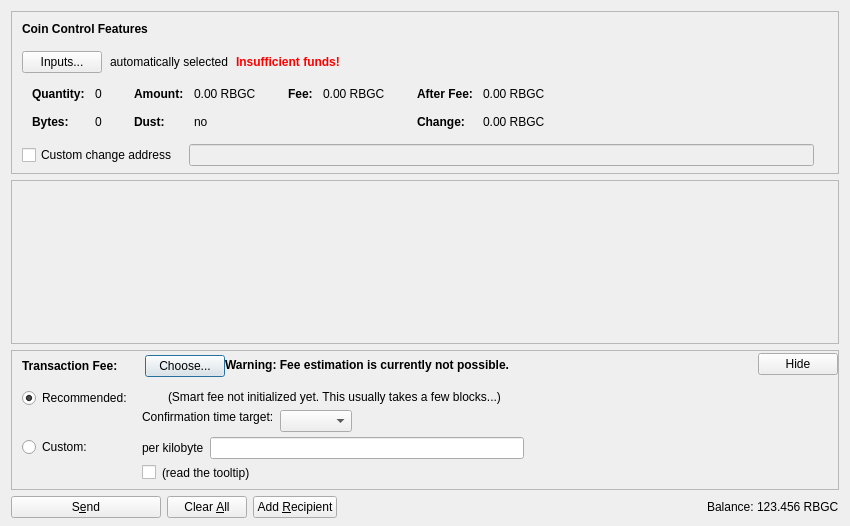
<?xml version="1.0" encoding="UTF-8"?>
<ui version="4.0">
 <class>SendCoinsDialog</class>
 <widget class="QDialog" name="SendCoinsDialog">
  <property name="geometry">
   <rect>
    <x>0</x>
    <y>0</y>
    <width>850</width>
    <height>526</height>
   </rect>
  </property>
  <property name="windowTitle">
   <string>Send Coins</string>
  </property>
  <layout class="QVBoxLayout" name="verticalLayout" stretch="0,1,0,0">
   <property name="bottomMargin">
    <number>8</number>
   </property>
   <item>
    <widget class="QFrame" name="frameCoinControl">
     <property name="sizePolicy">
      <sizepolicy hsizetype="Expanding" vsizetype="Expanding">
       <horstretch>0</horstretch>
       <verstretch>0</verstretch>
      </sizepolicy>
     </property>
     <property name="maximumSize">
      <size>
       <width>16777215</width>
       <height>16777215</height>
      </size>
     </property>
     <property name="frameShape">
      <enum>QFrame::StyledPanel</enum>
     </property>
     <property name="frameShadow">
      <enum>QFrame::Sunken</enum>
     </property>
     <layout class="QVBoxLayout" name="verticalLayoutCoinControl2">
      <property name="spacing">
       <number>0</number>
      </property>
      <property name="leftMargin">
       <number>0</number>
      </property>
      <property name="topMargin">
       <number>0</number>
      </property>
      <property name="rightMargin">
       <number>0</number>
      </property>
      <property name="bottomMargin">
       <number>6</number>
      </property>
      <item>
       <layout class="QVBoxLayout" name="verticalLayoutCoinControl" stretch="0,0,0,0,1">
        <property name="spacing">
         <number>0</number>
        </property>
        <property name="leftMargin">
         <number>10</number>
        </property>
        <property name="topMargin">
         <number>10</number>
        </property>
        <item>
         <layout class="QHBoxLayout" name="horizontalLayoutCoinControl1">
          <property name="bottomMargin">
           <number>15</number>
          </property>
          <item>
           <widget class="QLabel" name="labelCoinControlFeatures">
            <property name="sizePolicy">
             <sizepolicy hsizetype="Preferred" vsizetype="Maximum">
              <horstretch>0</horstretch>
              <verstretch>0</verstretch>
             </sizepolicy>
            </property>
            <property name="font">
             <font>
              <weight>75</weight>
              <bold>true</bold>
             </font>
            </property>
            <property name="styleSheet">
             <string notr="true">font-weight:bold;</string>
            </property>
            <property name="text">
             <string>Coin Control Features</string>
            </property>
           </widget>
          </item>
         </layout>
        </item>
        <item>
         <layout class="QHBoxLayout" name="horizontalLayoutCoinControl2" stretch="0,0,0,0">
          <property name="spacing">
           <number>8</number>
          </property>
          <property name="bottomMargin">
           <number>10</number>
          </property>
          <item>
           <widget class="QPushButton" name="pushButtonCoinControl">
            <property name="styleSheet">
             <string notr="true"/>
            </property>
            <property name="text">
             <string>Inputs...</string>
            </property>
            <property name="autoDefault">
             <bool>false</bool>
            </property>
           </widget>
          </item>
          <item>
           <widget class="QLabel" name="labelCoinControlAutomaticallySelected">
            <property name="text">
             <string>automatically selected</string>
            </property>
            <property name="margin">
             <number>5</number>
            </property>
           </widget>
          </item>
          <item>
           <widget class="QLabel" name="labelCoinControlInsuffFunds">
            <property name="font">
             <font>
              <weight>75</weight>
              <bold>true</bold>
             </font>
            </property>
            <property name="styleSheet">
             <string notr="true">color:red;font-weight:bold;</string>
            </property>
            <property name="text">
             <string>Insufficient funds!</string>
            </property>
            <property name="margin">
             <number>5</number>
            </property>
           </widget>
          </item>
          <item>
           <spacer name="horizontalSpacerCoinControl">
            <property name="orientation">
             <enum>Qt::Horizontal</enum>
            </property>
            <property name="sizeHint" stdset="0">
             <size>
              <width>40</width>
              <height>1</height>
             </size>
            </property>
           </spacer>
          </item>
         </layout>
        </item>
        <item>
         <widget class="QWidget" name="widgetCoinControl" native="true">
          <property name="sizePolicy">
           <sizepolicy hsizetype="Preferred" vsizetype="Preferred">
            <horstretch>0</horstretch>
            <verstretch>0</verstretch>
           </sizepolicy>
          </property>
          <property name="minimumSize">
           <size>
            <width>0</width>
            <height>0</height>
           </size>
          </property>
          <property name="styleSheet">
           <string notr="true"/>
          </property>
          <layout class="QHBoxLayout" name="horizontalLayoutCoinControl5">
           <property name="leftMargin">
            <number>0</number>
           </property>
           <property name="topMargin">
            <number>0</number>
           </property>
           <property name="rightMargin">
            <number>0</number>
           </property>
           <property name="bottomMargin">
            <number>0</number>
           </property>
           <item>
            <layout class="QHBoxLayout" name="horizontalLayoutCoinControl3" stretch="0,0,0,1">
             <property name="spacing">
              <number>20</number>
             </property>
             <property name="topMargin">
              <number>0</number>
             </property>
             <property name="bottomMargin">
              <number>10</number>
             </property>
             <item>
              <layout class="QFormLayout" name="formLayoutCoinControl1">
               <property name="horizontalSpacing">
                <number>10</number>
               </property>
               <property name="verticalSpacing">
                <number>14</number>
               </property>
               <property name="leftMargin">
                <number>10</number>
               </property>
               <property name="topMargin">
                <number>4</number>
               </property>
               <property name="rightMargin">
                <number>6</number>
               </property>
               <item row="0" column="0">
                <widget class="QLabel" name="labelCoinControlQuantityText">
                 <property name="font">
                  <font>
                   <weight>75</weight>
                   <bold>true</bold>
                  </font>
                 </property>
                 <property name="text">
                  <string>Quantity:</string>
                 </property>
                 <property name="margin">
                  <number>0</number>
                 </property>
                </widget>
               </item>
               <item row="0" column="1">
                <widget class="QLabel" name="labelCoinControlQuantity">
                 <property name="cursor">
                  <cursorShape>IBeamCursor</cursorShape>
                 </property>
                 <property name="contextMenuPolicy">
                  <enum>Qt::ActionsContextMenu</enum>
                 </property>
                 <property name="text">
                  <string notr="true">0</string>
                 </property>
                 <property name="margin">
                  <number>0</number>
                 </property>
                 <property name="textInteractionFlags">
                  <set>Qt::LinksAccessibleByMouse|Qt::TextSelectableByKeyboard|Qt::TextSelectableByMouse</set>
                 </property>
                </widget>
               </item>
               <item row="1" column="0">
                <widget class="QLabel" name="labelCoinControlBytesText">
                 <property name="font">
                  <font>
                   <weight>75</weight>
                   <bold>true</bold>
                  </font>
                 </property>
                 <property name="text">
                  <string>Bytes:</string>
                 </property>
                </widget>
               </item>
               <item row="1" column="1">
                <widget class="QLabel" name="labelCoinControlBytes">
                 <property name="cursor">
                  <cursorShape>IBeamCursor</cursorShape>
                 </property>
                 <property name="contextMenuPolicy">
                  <enum>Qt::ActionsContextMenu</enum>
                 </property>
                 <property name="text">
                  <string notr="true">0</string>
                 </property>
                 <property name="textInteractionFlags">
                  <set>Qt::LinksAccessibleByMouse|Qt::TextSelectableByKeyboard|Qt::TextSelectableByMouse</set>
                 </property>
                </widget>
               </item>
              </layout>
             </item>
             <item>
              <layout class="QFormLayout" name="formLayoutCoinControl2">
               <property name="horizontalSpacing">
                <number>10</number>
               </property>
               <property name="verticalSpacing">
                <number>14</number>
               </property>
               <property name="leftMargin">
                <number>6</number>
               </property>
               <property name="topMargin">
                <number>4</number>
               </property>
               <property name="rightMargin">
                <number>6</number>
               </property>
               <item row="0" column="0">
                <widget class="QLabel" name="labelCoinControlAmountText">
                 <property name="font">
                  <font>
                   <weight>75</weight>
                   <bold>true</bold>
                  </font>
                 </property>
                 <property name="text">
                  <string>Amount:</string>
                 </property>
                 <property name="margin">
                  <number>0</number>
                 </property>
                </widget>
               </item>
               <item row="0" column="1">
                <widget class="QLabel" name="labelCoinControlAmount">
                 <property name="cursor">
                  <cursorShape>IBeamCursor</cursorShape>
                 </property>
                 <property name="contextMenuPolicy">
                  <enum>Qt::ActionsContextMenu</enum>
                 </property>
                 <property name="text">
                  <string notr="true">0.00 RBGC</string>
                 </property>
                 <property name="textInteractionFlags">
                  <set>Qt::LinksAccessibleByMouse|Qt::TextSelectableByKeyboard|Qt::TextSelectableByMouse</set>
                 </property>
                </widget>
               </item>
               <item row="1" column="0">
                <widget class="QLabel" name="labelCoinControlLowOutputText">
                 <property name="font">
                  <font>
                   <weight>75</weight>
                   <bold>true</bold>
                  </font>
                 </property>
                 <property name="text">
                  <string>Dust:</string>
                 </property>
                </widget>
               </item>
               <item row="1" column="1">
                <widget class="QLabel" name="labelCoinControlLowOutput">
                 <property name="cursor">
                  <cursorShape>IBeamCursor</cursorShape>
                 </property>
                 <property name="contextMenuPolicy">
                  <enum>Qt::ActionsContextMenu</enum>
                 </property>
                 <property name="text">
                  <string notr="true">no</string>
                 </property>
                 <property name="textInteractionFlags">
                  <set>Qt::LinksAccessibleByMouse|Qt::TextSelectableByKeyboard|Qt::TextSelectableByMouse</set>
                 </property>
                </widget>
               </item>
              </layout>
             </item>
             <item>
              <layout class="QFormLayout" name="formLayoutCoinControl3">
               <property name="horizontalSpacing">
                <number>10</number>
               </property>
               <property name="verticalSpacing">
                <number>14</number>
               </property>
               <property name="leftMargin">
                <number>6</number>
               </property>
               <property name="topMargin">
                <number>4</number>
               </property>
               <property name="rightMargin">
                <number>6</number>
               </property>
               <item row="0" column="0">
                <widget class="QLabel" name="labelCoinControlFeeText">
                 <property name="font">
                  <font>
                   <weight>75</weight>
                   <bold>true</bold>
                  </font>
                 </property>
                 <property name="text">
                  <string>Fee:</string>
                 </property>
                 <property name="margin">
                  <number>0</number>
                 </property>
                </widget>
               </item>
               <item row="0" column="1">
                <widget class="QLabel" name="labelCoinControlFee">
                 <property name="cursor">
                  <cursorShape>IBeamCursor</cursorShape>
                 </property>
                 <property name="contextMenuPolicy">
                  <enum>Qt::ActionsContextMenu</enum>
                 </property>
                 <property name="text">
                  <string notr="true">0.00 RBGC</string>
                 </property>
                 <property name="textInteractionFlags">
                  <set>Qt::LinksAccessibleByMouse|Qt::TextSelectableByKeyboard|Qt::TextSelectableByMouse</set>
                 </property>
                </widget>
               </item>
              </layout>
             </item>
             <item>
              <layout class="QFormLayout" name="formLayoutCoinControl4">
               <property name="horizontalSpacing">
                <number>10</number>
               </property>
               <property name="verticalSpacing">
                <number>14</number>
               </property>
               <property name="leftMargin">
                <number>6</number>
               </property>
               <property name="topMargin">
                <number>4</number>
               </property>
               <property name="rightMargin">
                <number>6</number>
               </property>
               <item row="0" column="0">
                <widget class="QLabel" name="labelCoinControlAfterFeeText">
                 <property name="font">
                  <font>
                   <weight>75</weight>
                   <bold>true</bold>
                  </font>
                 </property>
                 <property name="text">
                  <string>After Fee:</string>
                 </property>
                 <property name="margin">
                  <number>0</number>
                 </property>
                </widget>
               </item>
               <item row="0" column="1">
                <widget class="QLabel" name="labelCoinControlAfterFee">
                 <property name="cursor">
                  <cursorShape>IBeamCursor</cursorShape>
                 </property>
                 <property name="contextMenuPolicy">
                  <enum>Qt::ActionsContextMenu</enum>
                 </property>
                 <property name="text">
                  <string notr="true">0.00 RBGC</string>
                 </property>
                 <property name="textInteractionFlags">
                  <set>Qt::LinksAccessibleByMouse|Qt::TextSelectableByKeyboard|Qt::TextSelectableByMouse</set>
                 </property>
                </widget>
               </item>
               <item row="1" column="0">
                <widget class="QLabel" name="labelCoinControlChangeText">
                 <property name="font">
                  <font>
                   <weight>75</weight>
                   <bold>true</bold>
                  </font>
                 </property>
                 <property name="text">
                  <string>Change:</string>
                 </property>
                </widget>
               </item>
               <item row="1" column="1">
                <widget class="QLabel" name="labelCoinControlChange">
                 <property name="cursor">
                  <cursorShape>IBeamCursor</cursorShape>
                 </property>
                 <property name="contextMenuPolicy">
                  <enum>Qt::ActionsContextMenu</enum>
                 </property>
                 <property name="text">
                  <string notr="true">0.00 RBGC</string>
                 </property>
                 <property name="textInteractionFlags">
                  <set>Qt::LinksAccessibleByMouse|Qt::TextSelectableByKeyboard|Qt::TextSelectableByMouse</set>
                 </property>
                </widget>
               </item>
              </layout>
             </item>
            </layout>
           </item>
          </layout>
         </widget>
        </item>
        <item>
         <layout class="QHBoxLayout" name="horizontalLayoutCoinControl4" stretch="0,0,0">
          <property name="spacing">
           <number>12</number>
          </property>
          <property name="sizeConstraint">
           <enum>QLayout::SetDefaultConstraint</enum>
          </property>
          <property name="topMargin">
           <number>5</number>
          </property>
          <property name="rightMargin">
           <number>5</number>
          </property>
          <item>
           <widget class="QCheckBox" name="checkBoxCoinControlChange">
            <property name="toolTip">
             <string>If this is activated, but the change address is empty or invalid, change will be sent to a newly generated address.</string>
            </property>
            <property name="text">
             <string>Custom change address</string>
            </property>
           </widget>
          </item>
          <item>
           <widget class="QValidatedLineEdit" name="lineEditCoinControlChange">
            <property name="enabled">
             <bool>false</bool>
            </property>
            <property name="sizePolicy">
             <sizepolicy hsizetype="Expanding" vsizetype="Fixed">
              <horstretch>0</horstretch>
              <verstretch>0</verstretch>
             </sizepolicy>
            </property>
           </widget>
          </item>
          <item>
           <widget class="QLabel" name="labelCoinControlChangeLabel">
            <property name="sizePolicy">
             <sizepolicy hsizetype="Preferred" vsizetype="Expanding">
              <horstretch>0</horstretch>
              <verstretch>0</verstretch>
             </sizepolicy>
            </property>
            <property name="minimumSize">
             <size>
              <width>0</width>
              <height>0</height>
             </size>
            </property>
            <property name="text">
             <string/>
            </property>
            <property name="margin">
             <number>3</number>
            </property>
           </widget>
          </item>
         </layout>
        </item>
        <item>
         <spacer name="verticalSpacerCoinControl">
          <property name="orientation">
           <enum>Qt::Vertical</enum>
          </property>
          <property name="sizeHint" stdset="0">
           <size>
            <width>800</width>
            <height>1</height>
           </size>
          </property>
         </spacer>
        </item>
       </layout>
      </item>
     </layout>
    </widget>
   </item>
   <item>
    <widget class="QScrollArea" name="scrollArea">
     <property name="widgetResizable">
      <bool>true</bool>
     </property>
     <widget class="QWidget" name="scrollAreaWidgetContents">
      <property name="geometry">
       <rect>
        <x>0</x>
        <y>0</y>
        <width>830</width>
        <height>104</height>
       </rect>
      </property>
      <layout class="QVBoxLayout" name="verticalLayout_2" stretch="0,1">
       <property name="leftMargin">
        <number>0</number>
       </property>
       <property name="topMargin">
        <number>0</number>
       </property>
       <property name="rightMargin">
        <number>0</number>
       </property>
       <property name="bottomMargin">
        <number>0</number>
       </property>
       <item>
        <layout class="QVBoxLayout" name="entries">
         <property name="spacing">
          <number>6</number>
         </property>
        </layout>
       </item>
       <item>
        <spacer name="verticalSpacer">
         <property name="orientation">
          <enum>Qt::Vertical</enum>
         </property>
         <property name="sizeHint" stdset="0">
          <size>
           <width>20</width>
           <height>40</height>
          </size>
         </property>
        </spacer>
       </item>
      </layout>
     </widget>
    </widget>
   </item>
   <item>
    <widget class="QFrame" name="frameFee">
     <property name="sizePolicy">
      <sizepolicy hsizetype="Expanding" vsizetype="Expanding">
       <horstretch>0</horstretch>
       <verstretch>0</verstretch>
      </sizepolicy>
     </property>
     <property name="maximumSize">
      <size>
       <width>16777215</width>
       <height>16777215</height>
      </size>
     </property>
     <property name="frameShape">
      <enum>QFrame::StyledPanel</enum>
     </property>
     <property name="frameShadow">
      <enum>QFrame::Sunken</enum>
     </property>
     <layout class="QVBoxLayout" name="verticalLayoutFee1">
      <property name="spacing">
       <number>0</number>
      </property>
      <property name="leftMargin">
       <number>0</number>
      </property>
      <property name="topMargin">
       <number>0</number>
      </property>
      <property name="rightMargin">
       <number>0</number>
      </property>
      <property name="bottomMargin">
       <number>0</number>
      </property>
      <item>
       <layout class="QVBoxLayout" name="verticalLayoutFee2" stretch="0,0,0">
        <property name="spacing">
         <number>0</number>
        </property>
        <property name="leftMargin">
         <number>10</number>
        </property>
        <property name="topMargin">
         <number>0</number>
        </property>
        <item>
         <layout class="QHBoxLayout" name="horizontalLayoutFee1">
          <property name="bottomMargin">
           <number>0</number>
          </property>
          <item>
           <layout class="QVBoxLayout" name="verticalLayoutFee7">
            <property name="spacing">
             <number>0</number>
            </property>
            <item>
             <spacer name="verticalSpacerSmartFee">
              <property name="orientation">
               <enum>Qt::Vertical</enum>
              </property>
              <property name="sizeType">
               <enum>QSizePolicy::Fixed</enum>
              </property>
              <property name="sizeHint" stdset="0">
               <size>
                <width>1</width>
                <height>4</height>
               </size>
              </property>
             </spacer>
            </item>
            <item>
             <layout class="QHBoxLayout" name="horizontalLayoutSmartFee">
              <property name="spacing">
               <number>10</number>
              </property>
              <item>
               <widget class="QLabel" name="labelFeeHeadline">
                <property name="sizePolicy">
                 <sizepolicy hsizetype="Preferred" vsizetype="Maximum">
                  <horstretch>0</horstretch>
                  <verstretch>0</verstretch>
                 </sizepolicy>
                </property>
                <property name="font">
                 <font>
                  <weight>75</weight>
                  <bold>true</bold>
                 </font>
                </property>
                <property name="styleSheet">
                 <string notr="true">font-weight:bold;</string>
                </property>
                <property name="text">
                 <string>Transaction Fee:</string>
                </property>
               </widget>
              </item>
              <item>
               <widget class="QLabel" name="labelFeeMinimized">
                <property name="text">
                 <string/>
                </property>
               </widget>
              </item>
              <item>
               <widget class="QPushButton" name="buttonChooseFee">
                <property name="text">
                 <string>Choose...</string>
                </property>
               </widget>
              </item>
             </layout>
            </item>
            <item>
             <spacer name="verticalSpacer_5">
              <property name="orientation">
               <enum>Qt::Vertical</enum>
              </property>
              <property name="sizeHint" stdset="0">
               <size>
                <width>1</width>
                <height>1</height>
               </size>
              </property>
             </spacer>
            </item>
           </layout>
          </item>
          <item>
           <widget class="QLabel" name="fallbackFeeWarningLabel">
            <property name="toolTip">
             <string>Using the fallbackfee can result in sending a transaction that will take several hours or days (or never) to confirm. Consider choosing your fee manually or wait until you have validated the complete chain.</string>
            </property>
            <property name="font">
            <font>
                <weight>75</weight>
                <bold>true</bold>
            </font>
            </property>
            <property name="text">
             <string>Warning: Fee estimation is currently not possible.</string>
            </property>
            <property name="wordWrap">
             <bool>false</bool>
            </property>
           </widget>
          </item>
          <item>
           <spacer name="horizontalSpacer_4">
            <property name="orientation">
             <enum>Qt::Horizontal</enum>
            </property>
            <property name="sizeType">
             <enum>QSizePolicy::MinimumExpanding</enum>
            </property>
            <property name="sizeHint" stdset="0">
             <size>
              <width>40</width>
              <height>20</height>
             </size>
            </property>
           </spacer>
          </item>
          <item>
           <widget class="QPushButton" name="buttonMinimizeFee">
            <property name="toolTip">
             <string>collapse fee-settings</string>
            </property>
            <property name="text">
             <string>Hide</string>
            </property>
           </widget>
          </item>
         </layout>
        </item>
        <item>
         <widget class="QFrame" name="frameFeeSelection">
          <layout class="QVBoxLayout" name="verticalLayoutFee12">
           <property name="spacing">
            <number>0</number>
           </property>
           <property name="leftMargin">
            <number>0</number>
           </property>
           <property name="topMargin">
            <number>0</number>
           </property>
           <property name="rightMargin">
            <number>0</number>
           </property>
           <property name="bottomMargin">
            <number>0</number>
           </property>
           <item>
            <layout class="QGridLayout" name="gridLayoutFee">
             <property name="topMargin">
              <number>10</number>
             </property>
             <property name="bottomMargin">
              <number>4</number>
             </property>
             <property name="horizontalSpacing">
              <number>10</number>
             </property>
             <property name="verticalSpacing">
              <number>4</number>
             </property>
             <item row="1" column="1">
              <layout class="QVBoxLayout" name="verticalLayoutFee8">
               <property name="spacing">
                <number>6</number>
               </property>
               <item>
                <layout class="QHBoxLayout" name="horizontalLayoutFee13">
                 <item>
                  <widget class="QLabel" name="labelCustomPerKilobyte">
                   <property name="toolTip">
                    <string>If the custom fee is set to 1000 satoshis and the transaction is only 250 bytes, then &quot;per kilobyte&quot; only pays 250 satoshis in fee, while &quot;total at least&quot; pays 1000 satoshis. For transactions bigger than a kilobyte both pay by kilobyte.</string>
                   </property>
                   <property name="text">
                    <string>per kilobyte</string>
                   </property>
                  </widget>
                 </item>
                 <item>
                  <widget class="BitcoinAmountField" name="customFee"/>
                 </item>
                 <item>
                  <spacer name="horizontalSpacer_6">
                   <property name="orientation">
                    <enum>Qt::Horizontal</enum>
                   </property>
                   <property name="sizeHint" stdset="0">
                    <size>
                     <width>1</width>
                     <height>1</height>
                    </size>
                   </property>
                  </spacer>
                 </item>
                </layout>
               </item>
               <item>
                <layout class="QHBoxLayout" name="horizontalLayoutFee8">
                 <item>
                  <widget class="QCheckBox" name="checkBoxMinimumFee">
                   <property name="toolTip">
                    <string>Paying only the minimum fee is just fine as long as there is less transaction volume than space in the blocks. But be aware that this can end up in a never confirming transaction once there is more demand for rbglobalcoin transactions than the network can process.</string>
                   </property>
                   <property name="text">
                    <string/>
                   </property>
                  </widget>
                 </item>
                 <item>
                  <widget class="QLabel" name="labelMinFeeWarning">
                   <property name="enabled">
                    <bool>true</bool>
                   </property>
                   <property name="toolTip">
                    <string>Paying only the minimum fee is just fine as long as there is less transaction volume than space in the blocks. But be aware that this can end up in a never confirming transaction once there is more demand for rbglobalcoin transactions than the network can process.</string>
                   </property>
                   <property name="text">
                    <string>(read the tooltip)</string>
                   </property>
                   <property name="margin">
                    <number>5</number>
                   </property>
                  </widget>
                 </item>
                 <item>
                  <spacer name="horizontalSpacer_2">
                   <property name="orientation">
                    <enum>Qt::Horizontal</enum>
                   </property>
                   <property name="sizeHint" stdset="0">
                    <size>
                     <width>1</width>
                     <height>1</height>
                    </size>
                   </property>
                  </spacer>
                 </item>
                </layout>
               </item>
              </layout>
             </item>
             <item row="0" column="0">
              <layout class="QVBoxLayout" name="verticalLayoutFee4" stretch="0,1">
               <item>
                <widget class="QRadioButton" name="radioSmartFee">
                 <property name="text">
                  <string>Recommended:</string>
                 </property>
                 <property name="checked">
                  <bool>true</bool>
                 </property>
                 <attribute name="buttonGroup">
                  <string notr="true">groupFee</string>
                 </attribute>
                </widget>
               </item>
               <item>
                <spacer name="verticalSpacer_2">
                 <property name="orientation">
                  <enum>Qt::Vertical</enum>
                 </property>
                 <property name="sizeHint" stdset="0">
                  <size>
                   <width>1</width>
                   <height>1</height>
                  </size>
                 </property>
                </spacer>
               </item>
              </layout>
             </item>
             <item row="1" column="0">
              <layout class="QVBoxLayout" name="verticalLayoutFee9" stretch="0,1">
               <item>
                <widget class="QRadioButton" name="radioCustomFee">
                 <property name="text">
                  <string>Custom:</string>
                 </property>
                 <attribute name="buttonGroup">
                  <string notr="true">groupFee</string>
                 </attribute>
                </widget>
               </item>
               <item>
                <spacer name="verticalSpacer_6">
                 <property name="orientation">
                  <enum>Qt::Vertical</enum>
                 </property>
                 <property name="sizeHint" stdset="0">
                  <size>
                   <width>1</width>
                   <height>1</height>
                  </size>
                 </property>
                </spacer>
               </item>
              </layout>
             </item>
             <item row="0" column="1">
              <layout class="QVBoxLayout" name="verticalLayoutFee3" stretch="0,0,1">
               <property name="spacing">
                <number>6</number>
               </property>
               <property name="topMargin">
                <number>2</number>
               </property>
               <item>
                <layout class="QHBoxLayout" name="horizontalLayoutFee12">
                 <item>
                  <widget class="QLabel" name="labelSmartFee">
                   <property name="text">
                    <string/>
                   </property>
                   <property name="margin">
                    <number>2</number>
                   </property>
                  </widget>
                 </item>
                 <item>
                  <widget class="QLabel" name="labelFeeEstimation">
                   <property name="text">
                    <string/>
                   </property>
                  </widget>
                 </item>
                 <item>
                  <widget class="QLabel" name="labelSmartFee2">
                   <property name="text">
                    <string>(Smart fee not initialized yet. This usually takes a few blocks...)</string>
                   </property>
                   <property name="margin">
                    <number>2</number>
                   </property>
                  </widget>
                 </item>
                 <item>
                  <spacer name="horizontalSpacer_5">
                   <property name="orientation">
                    <enum>Qt::Horizontal</enum>
                   </property>
                   <property name="sizeHint" stdset="0">
                    <size>
                     <width>1</width>
                     <height>1</height>
                    </size>
                   </property>
                  </spacer>
                 </item>
                </layout>
               </item>
               <item>
                <layout class="QHBoxLayout" name="horizontalLayoutFee9">
                 <item>
                  <layout class="QVBoxLayout" name="verticalLayoutFee6">
                   <item>
                    <widget class="QLabel" name="labelSmartFee3">
                     <property name="text">
                      <string>Confirmation time target:</string>
                     </property>
                     <property name="margin">
                      <number>2</number>
                     </property>
                    </widget>
                   </item>
                   <item>
                    <spacer name="verticalSpacer_3">
                     <property name="orientation">
                      <enum>Qt::Vertical</enum>
                     </property>
                     <property name="sizeHint" stdset="0">
                      <size>
                       <width>1</width>
                       <height>1</height>
                      </size>
                     </property>
                    </spacer>
                   </item>
                  </layout>
                 </item>
                 <item>
                  <layout class="QVBoxLayout" name="verticalLayoutFee5">
                   <property name="rightMargin">
                    <number>30</number>
                   </property>
                   <item>
                    <layout class="QHBoxLayout" name="horizontalLayoutConfTarget">
                     <property name="bottomMargin">
                      <number>0</number>
                     </property>
                     <item>
                      <widget class="QComboBox" name="confTargetSelector"/>
                     </item>
                     <item>
                      <spacer name="horizontalSpacerConfTarget">
                       <property name="orientation">
                        <enum>Qt::Horizontal</enum>
                       </property>
                       <property name="sizeHint" stdset="0">
                        <size>
                         <width>40</width>
                         <height>20</height>
                        </size>
                       </property>
                      </spacer>
                     </item>
                    </layout>
                   </item>
                  </layout>
                 </item>
                </layout>
               </item>
               <item>
                <spacer name="verticalSpacer_4">
                 <property name="orientation">
                  <enum>Qt::Vertical</enum>
                 </property>
                 <property name="sizeHint" stdset="0">
                  <size>
                   <width>1</width>
                   <height>1</height>
                  </size>
                 </property>
                </spacer>
               </item>
              </layout>
             </item>
            </layout>
           </item>
          </layout>
         </widget>
        </item>
        <item>
         <spacer name="verticalSpacerFee">
          <property name="orientation">
           <enum>Qt::Vertical</enum>
          </property>
          <property name="sizeHint" stdset="0">
           <size>
            <width>40</width>
            <height>5</height>
           </size>
          </property>
         </spacer>
        </item>
       </layout>
      </item>
     </layout>
    </widget>
   </item>
   <item>
    <layout class="QHBoxLayout" name="horizontalLayout">
     <item>
      <widget class="QPushButton" name="sendButton">
       <property name="minimumSize">
        <size>
         <width>150</width>
         <height>0</height>
        </size>
       </property>
       <property name="toolTip">
        <string>Confirm the send action</string>
       </property>
       <property name="text">
        <string>S&amp;end</string>
       </property>
       <property name="icon">
        <iconset resource="../bitcoin.qrc">
         <normaloff>:/icons/send</normaloff>:/icons/send</iconset>
       </property>
       <property name="autoDefault">
        <bool>false</bool>
       </property>
       <property name="default">
        <bool>false</bool>
       </property>
      </widget>
     </item>
     <item>
      <widget class="QPushButton" name="clearButton">
       <property name="sizePolicy">
        <sizepolicy hsizetype="Minimum" vsizetype="Fixed">
         <horstretch>0</horstretch>
         <verstretch>0</verstretch>
        </sizepolicy>
       </property>
       <property name="toolTip">
        <string>Clear all fields of the form.</string>
       </property>
       <property name="text">
        <string>Clear &amp;All</string>
       </property>
       <property name="icon">
        <iconset resource="../bitcoin.qrc">
         <normaloff>:/icons/remove</normaloff>:/icons/remove</iconset>
       </property>
       <property name="autoDefault">
        <bool>false</bool>
       </property>
      </widget>
     </item>
     <item>
      <widget class="QPushButton" name="addButton">
       <property name="toolTip">
        <string>Send to multiple recipients at once</string>
       </property>
       <property name="text">
        <string>Add &amp;Recipient</string>
       </property>
       <property name="icon">
        <iconset resource="../bitcoin.qrc">
         <normaloff>:/icons/add</normaloff>:/icons/add</iconset>
       </property>
       <property name="autoDefault">
        <bool>false</bool>
       </property>
      </widget>
     </item>
     <item>
      <spacer name="horizontalSpacer">
       <property name="orientation">
        <enum>Qt::Horizontal</enum>
       </property>
       <property name="sizeHint" stdset="0">
        <size>
         <width>40</width>
         <height>20</height>
        </size>
       </property>
      </spacer>
     </item>
     <item>
      <layout class="QHBoxLayout" name="horizontalLayout_2">
       <property name="spacing">
        <number>3</number>
       </property>
       <item>
        <widget class="QLabel" name="label">
         <property name="sizePolicy">
          <sizepolicy hsizetype="Preferred" vsizetype="Fixed">
           <horstretch>0</horstretch>
           <verstretch>0</verstretch>
          </sizepolicy>
         </property>
         <property name="text">
          <string>Balance:</string>
         </property>
        </widget>
       </item>
       <item>
        <widget class="QLabel" name="labelBalance">
         <property name="sizePolicy">
          <sizepolicy hsizetype="Preferred" vsizetype="Fixed">
           <horstretch>0</horstretch>
           <verstretch>0</verstretch>
          </sizepolicy>
         </property>
         <property name="cursor">
          <cursorShape>IBeamCursor</cursorShape>
         </property>
         <property name="text">
          <string notr="true">123.456 RBGC</string>
         </property>
         <property name="textInteractionFlags">
          <set>Qt::LinksAccessibleByMouse|Qt::TextSelectableByKeyboard|Qt::TextSelectableByMouse</set>
         </property>
        </widget>
       </item>
      </layout>
     </item>
    </layout>
   </item>
  </layout>
 </widget>
 <customwidgets>
  <customwidget>
   <class>QValidatedLineEdit</class>
   <extends>QLineEdit</extends>
   <header>qt/qvalidatedlineedit.h</header>
  </customwidget>
  <customwidget>
   <class>BitcoinAmountField</class>
   <extends>QLineEdit</extends>
   <header>qt/bitcoinamountfield.h</header>
   <container>1</container>
  </customwidget>
 </customwidgets>
 <resources>
  <include location="../bitcoin.qrc"/>
 </resources>
 <connections/>
 <buttongroups>
  <buttongroup name="groupFee"/>
 </buttongroups>
</ui>
